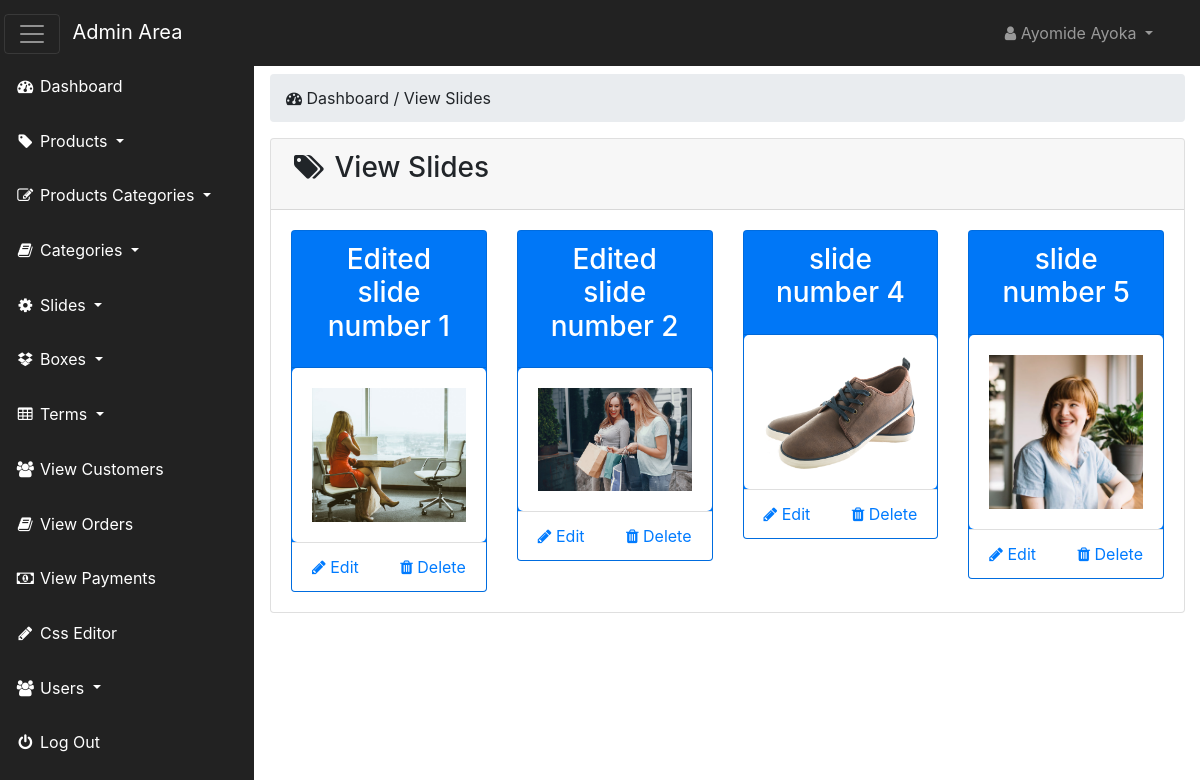
/admin_area/index.php?view_slides (signed in), run on the app's committed database.
### tables this page shows
CREATE TABLE `slider` (
  `slide_id` int(100) NOT NULL,
  `slide_name` varchar(255) NOT NULL,
  `slide_image` text NOT NULL,
  `slide_url` varchar(255) NOT NULL
);

### admin_area/view_slides.php (the view)
<?php
   if(!isset($_SESSION['admin_email'])) {
    echo "<script> window.open('login.php','_self') </script>";
   }
   else{
?>
<div class="row">
    <div class="col-lg-12 mt-4">
        <ol class="breadcrumb">
            <li class="active">
                <i class="fa fa-dashboard"></i> Dashboard / View Slides
            </li>
        </ol>
    </div>
</div>
<div class="row">
    <div class="col-lg-12">
        <div class="card">
            <div class="card-header">
                <h3 class="card-title">
                    <i class="fa fa-tags fa-fw"></i> View Slides
                </h3>
            </div>
            <div class="card-body">
              <div class="row">
                <?php
                  $get_slides = "select * from slider";
                  $run_slides = mysqli_query($con,$get_slides);
                  while($row_slides = mysqli_fetch_array($run_slides)) {
                    $slide_id = $row_slides['slide_id'];
                    $slide_name = $row_slides['slide_name'];
                    $slide_image = $row_slides['slide_image'];
                ?>
                    <div class="col-md-3 col-lg-3">
                        <div class="card text-white bg-primary">
                            <div class="card-header">
                                <h3 class="card-title text-center">
                                <?php echo $slide_name; ?>
                                </h3>
                            </div>
                            <div class="card-body bg-white">
                                <img src="slides_images/<?php echo $slide_image; ?>" alt="<?php echo $slide_image; ?>" class="img-fluid">
                            </div>
                            <div class="card-footer bg-white text-primary">
                                <center>
                                <a href="index.php?delete_slide=<?php echo $slide_id; ?>" class="pull-right">
                                    <i class="fa fa-trash"></i> Delete
                                </a>
                                <a href="index.php?edit_slide=<?php echo $slide_id; ?>" class="pull-left">
                                    <i class="fa fa-pencil"></i> Edit
                                </a>
                                </center>
                            </div>
                        </div>
                    </div>
                   <?php  } ?>
              </div>
            </div>
        </div>
    </div>
</div>
<?php } ?>

### admin_area/includes/sidebar.php (shortened to what this page needs)
<?php
   if(!isset($_SESSION['admin_email'])) {
    echo "<script> window.open('login.php','_self') </script>";
   }
   else{
?>
<nav class="navbar navbar-inverse fixed-top navbar-dark bg-dark" id="first-nav">
    <div class="navbar-header">
        <button class="navbar-toggler mr-2" id="basttoggle" type="button" data-toggle="collapse" data-target=".navbar-ex1-collapse">
            <span class="navbar-toggler-icon"></span>
        </button>
        <a href="index.php?dashboard" class="navbar-brand">Admin Area</a>
    </div>
    <ul class="nav navbar-right top-nav">
        <li class="nav-item dropdown">
            <a class="nav-link dropdown-toggle" href="#" data-toggle="dropdown">
               <i class="fa fa-user"></i> <?php echo $admin_name; ?>
            </a>
        </li>
    </ul>
    <div class=" navbar-collapse navbar-ex1-collapse">
        <ul class="nav side-nav" id="side-nav">
            <li>
                <a class="nav-link" href="index.php?dashboard">
                  <i class="fa fa-fw fa-dashboard"></i> Dashboard
                </a>
            </li>
            <li class="nav-item dropdown">
                <a class="nav-link dropdown-toggle" href="#" data-toggle="dropdown" data-target="#products">
                  <i class="fa fa-fw fa-tag"></i> Products
                </a>
            </li>
            <li class="nav-item dropdown">
                <a class="nav-link dropdown-toggle" href="#" data-toggle="dropdown" data-target="#products">
                  <i class="fa fa-fw fa-edit"></i> Products Categories
                </a>
            </li>
            <li class="nav-item dropdown">
                <a class="nav-link dropdown-toggle" href="#" data-toggle="dropdown" data-target="#products">
                  <i class="fa fa-fw fa-book"></i> Categories
                </a>
            </li>
            <li class="nav-item dropdown">
                <a class="nav-link dropdown-toggle" href="#" data-toggle="dropdown" data-target="#products">
                  <i class="fa fa-fw fa-gear"></i> Slides
                </a>
            </li>
            <li class="nav-item dropdown">
                <a class="nav-link dropdown-toggle" href="#" data-toggle="dropdown" data-target="#products">
                  <i class="fa fa-fw fa-dropbox"></i> Boxes
                </a>
            </li>
            <li class="nav-item dropdown">
                <a class="nav-link dropdown-toggle" href="#" data-toggle="dropdown" data-target="#products">
                  <i class="fa fa-fw fa-table"></i> Terms
                </a>
            </li>
            <li>
                <a  class="nav-link" href="index.php?view_customers">
                  <i class="fa fa-fw fa-users"></i> View Customers
                </a>
            </li>
            <li>
                <a  class="nav-link" href="index.php?view_orders">
                  <i class="fa fa-fw fa-book"></i> View Orders
                </a>
            </li>
            <li>
                <a  class="nav-link" href="index.php?view_payments">
                  <i class="fa fa-fw fa-money"></i> View Payments
                </a>
            </li>
            <li>
                <a  class="nav-link" href="index.php?edit_css">
                  <i class="fa fa-fw fa-pencil"></i> Css Editor
                </a>
            </li>
            <li class="nav-item dropdown">
                <a class="nav-link dropdown-toggle" href="#" data-toggle="dropdown" data-target="#products">
                  <i class="fa fa-fw fa-users"></i> Users
                </a>
            </li>
            <li>
                <a class="nav-link" href="logout.php">
                  <i class="fa fa-fw fa-power-off"></i> Log Out
                </a>
            </li>
        </ul>
    </div>
</nav>
<?php } ?>

### admin_area/css/style.css (style rules this page uses)
* { margin: 0; padding: 0; }
body { margin-top: 100px; }
@media (min-width:768px) { body { margin-top: 50px; } }
#first-nav { background-color: #222222 !important; }
#first-nav #basttoggle { margin-left: -12px; }
#first-nav .top-nav { margin:0 15px; }
.top-nav>li>a { color:#999999; line-height: 20px; padding-top: 15px; padding-bottom: 15px; }
#side-nav { margin: -17px !important; }
.side-nav>li { padding: 0; margin: 0; }
.side-nav>li>a { color: #ffffff; }
@media (min-width:768px) { .side-nav { position: fixed; top: 83px; bottom: 0; width: 255px; overflow-x: hidden; overflow-y: auto; background-color: #222222; padding-bottom: 40px; border-radius: 0; } }
@media (min-width:768px) { .side-nav>li>a { width: 255px; } }
.card-body { border-radius: 5px; }

### data on the page
slider: slide_name "Edited slide number 1", slide_image (picture)
slider: slide_name "Edited slide number 2", slide_image (picture)
slider: slide_name "slide number 4", slide_image (picture)
slider: slide_name "slide number 5", slide_image (picture)

### other printed values
$admin_name "Ayomide Ayoka"
